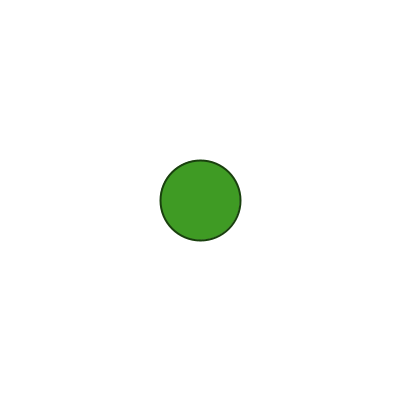
Frame 1 (no input)
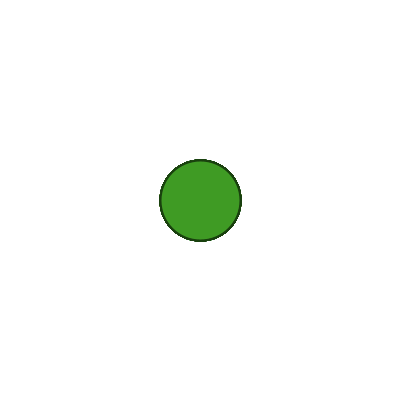
Frame 60 (the mouse pressed at the canvas centre just before this capture)
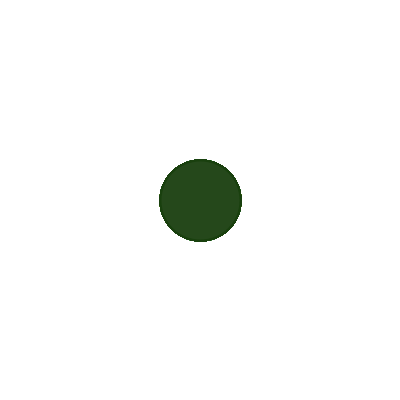
Frame 120 (the mouse held since frame 60 and released just before this capture)

The Processing sketch that drew these frames (run headless with seeded random() and noise(); from frame 60 on, the mouse is pressed at the canvas centre):

// Processing sketch: ex_6_dist_highlight_variables
// ── ex_6_dist_highlight_variables.pde
/* store the circle parameters here so that we can easily change them
 * since the ellipse() function in Processing takes the ellipse width and height
 * we calculate that as the diameter here */
float RADIUS = 40;
float DIAMETER = RADIUS*2.0;

void setup() {
  size(400, 400);
  background(255);
  stroke(25, 64, 14);
  strokeWeight(2);
}

void draw() {
  /* x,y will always be the center of the screen */
  float x = width/2;
  float y = height/2;

  if (dist(x, y, mouseX, mouseY) < RADIUS) {
    /* if the distance between x,y the circle center and the current mouse position
     * is less then the circle radius that means that the mouse is inside
     * the circle, so highlight it */
    fill(37, 72, 27);
  } else {
    fill(63, 155, 36);
  }

  ellipse(x, y, DIAMETER, DIAMETER);
}
